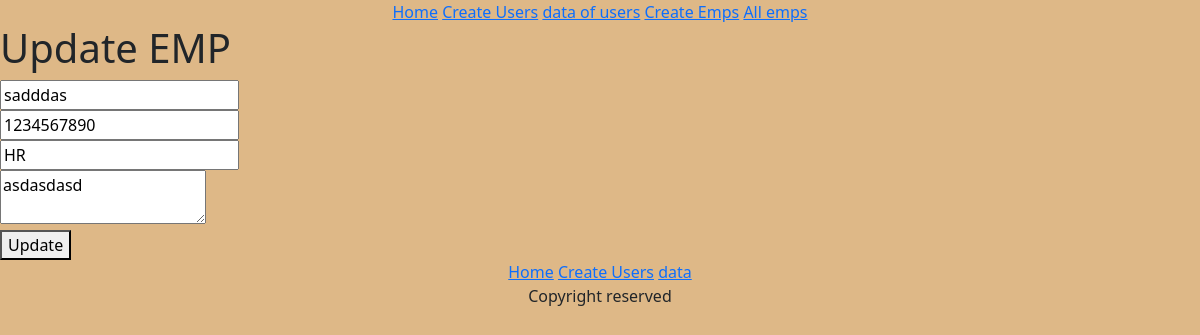
The app's page /empUpdate/1 with its own data.
### base/models.py (models this page shows)
class emp(models.Model):
    name=models.CharField(max_length=100)
    phone=models.CharField(max_length=100)
    address=models.TextField()
    department=models.ForeignKey(department,on_delete=models.CASCADE)

class department(models.Model):
    name=models.CharField(max_length=100)
    def __str__(self):
        return self.name

### base/views.py (the view, shortened to what this page needs)
# urls.py: path('empUpdate/<int:id>',empUpdate,name='empUpdate'),
def empUpdate(request,id):
    empUser=emp.objects.get(id=id)
    return render(request,'empEdit.html',context={'data':empUser})

### base/templates/empEdit.html (shortened to what this page needs)
{% extends "base.html" %}
{% block content %}
 <h1>Update EMP</h1>
    <form action='' method='post'>
        <input type='text' name='name' placeholder='name' value='{{data.name}}'><br>
        <input type='text' name='phone' placeholder='phone' value='{{data.phone}}'><br>
        <input type='text' name='department' placeholder='department' value='{{data.department}}'><br>
        <textarea name='address' placeholder='address' >{{data.address}}</textarea>
        <br>
        <button>Update</button>
    </form>
{% endblock content %}

### static/style.css (style rules this page uses)
body { background-color: burlywood; }

### records on screen
emp: name "sadddas", phone "1234567890", department "HR", address "asdasdasd"
